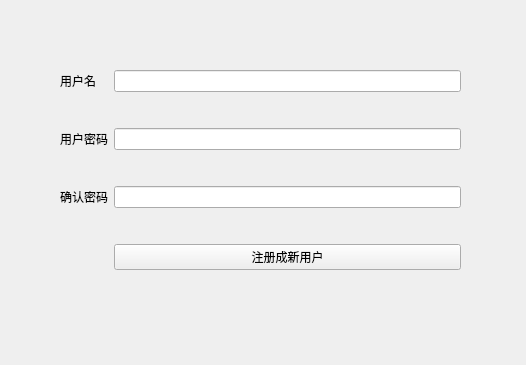
<?xml version="1.0" encoding="UTF-8"?>
<ui version="4.0">
 <class>AddUser</class>
 <widget class="QWidget" name="AddUser">
  <property name="geometry">
   <rect>
    <x>0</x>
    <y>0</y>
    <width>526</width>
    <height>365</height>
   </rect>
  </property>
  <property name="windowTitle">
   <string>Form</string>
  </property>
  <widget class="QWidget" name="">
   <property name="geometry">
    <rect>
     <x>60</x>
     <y>40</y>
     <width>401</width>
     <height>261</height>
    </rect>
   </property>
   <layout class="QGridLayout" name="gridLayout">
    <item row="0" column="0">
     <widget class="QLabel" name="label">
      <property name="text">
       <string>用户名</string>
      </property>
     </widget>
    </item>
    <item row="0" column="1">
     <widget class="QLineEdit" name="lineEdit"/>
    </item>
    <item row="1" column="0">
     <widget class="QLabel" name="label_2">
      <property name="text">
       <string>用户密码</string>
      </property>
     </widget>
    </item>
    <item row="1" column="1">
     <widget class="QLineEdit" name="lineEdit_2"/>
    </item>
    <item row="2" column="0">
     <widget class="QLabel" name="label_3">
      <property name="text">
       <string>确认密码</string>
      </property>
     </widget>
    </item>
    <item row="2" column="1">
     <widget class="QLineEdit" name="lineEdit_3"/>
    </item>
    <item row="3" column="1">
     <widget class="QPushButton" name="pushButton">
      <property name="text">
       <string>注册成新用户</string>
      </property>
     </widget>
    </item>
   </layout>
  </widget>
 </widget>
 <resources/>
 <connections/>
</ui>
